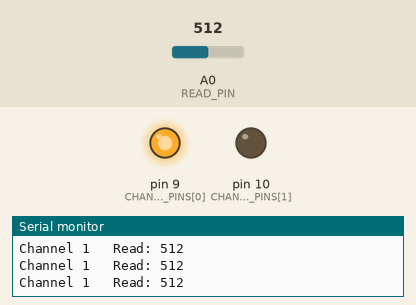
Recording of a sketch running on a simulated Arduino Uno, built with avr-gcc and run on an emulated ATmega328P. On the bench: output pins drawn as LEDs (lit = HIGH), the last lines printed to the serial monitor. The test bench sets the inputs (shaded band); at power-on: A0 (READ_PIN) = 512.

Above: at 1.2 s.
1.3 s: A0 (READ_PIN) set to 11
At 3.1 s:
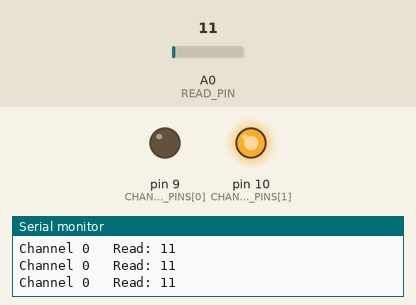
4.3 s: A0 (READ_PIN) set to 8
Timing chart, 0 to 13.3 s (numbered marks = the images above; inputs shaded):
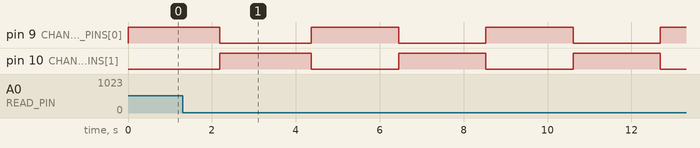

Measured:
- by itself, pin 9 (CHANNEL_PINS[0]), pin 10 (CHANNEL_PINS[1]): alternates HIGH for 2.1 s and LOW for 2.1 s

The sketch:

channel_test.ino
```cpp
#define NUM_CHANNELS 2
const int CHANNEL_PINS[] = {9, 10};
#define READ_PIN A0

void setup() {
  // put your setup code here, to run once:
  Serial.begin(9600);
  for (int i = 0; i < NUM_CHANNELS; ++i) {
    pinMode(CHANNEL_PINS[i], OUTPUT);
  }
  pinMode(READ_PIN, INPUT);
}

int c = 0;
int activeChannel = 0;

void loop() {
  // put your main code here, to run repeatedly:
  if (c % 100 == 0) {
    for (int i = 0; i < NUM_CHANNELS; ++i) {
      digitalWrite(CHANNEL_PINS[i], i == activeChannel ? HIGH : LOW);
    }
    activeChannel = (activeChannel + 1) % NUM_CHANNELS;
  }

  char serialStr[128];
  sprintf(serialStr, "Channel %d\t Read: %d", activeChannel, analogRead(READ_PIN));
  Serial.println(serialStr);

  c++;
  delay(10);
}
```
